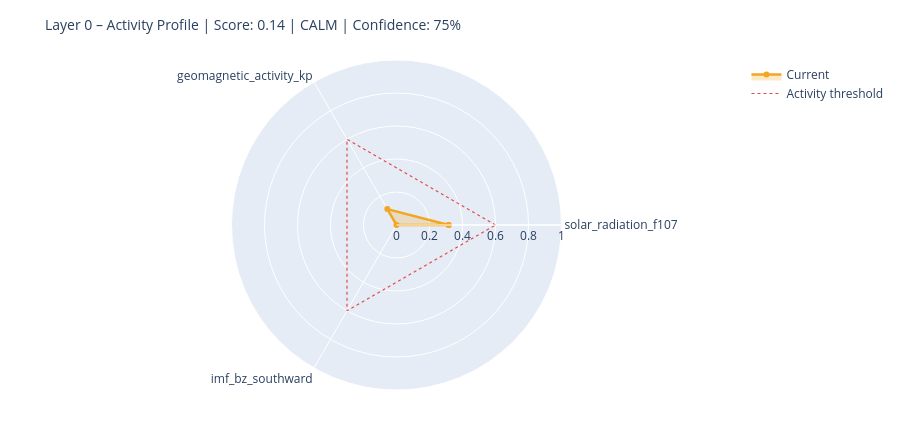

Notebook cell for this chart:
### Markdown cell above
---
## 6. State Assessment & Handoff to Layer 1

### Code cell
# ============================================================
# STEP 1 – Collect raw values with source modes
# Mode: 'primary' | 'fallback_3h' | 'last_valid' | 'missing'
# ============================================================

def safe_last(df, col):
    if df is None or col not in df.columns: return None
    s = df[col].dropna()
    return float(s.iloc[-1]) if not s.empty else None

f107_now = safe_last(df_f107, 'f10.7')
bz_now   = safe_last(df_mag,  'bz_gsm')
kp_now   = safe_last(df_kp,   'kp')
sw_now   = safe_last(df_sw,   'speed')

source_modes = {
    'F10.7':    'primary'  if f107_now is not None else 'missing',
    'Kp':       'primary'  if kp_now   is not None else 'missing',
    'IMF_Bz':   'primary'  if bz_now   is not None else 'missing',
    'SW_speed': 'primary'  if sw_now   is not None else 'missing',
}

# Kp Fallback – 3h endpoint
if kp_now is None:
    try:
        r = requests.get(
            'https://services.swpc.noaa.gov/json/noaa-planetary-k-index.json',
            timeout=10)
        r.raise_for_status()
        fb = pd.DataFrame(r.json())
        tc = next((c for c in fb.columns if 'time' in c.lower()), fb.columns[0])
        kc = next((c for c in fb.columns if 'kp' in c.lower() and c != tc), None)
        if kc:
            fb[kc] = fb[kc].astype(str).str.extract(r'([0-9]+(?:\.[0-9]*)?)')[0]
            fb[kc] = pd.to_numeric(fb[kc], errors='coerce')
            fb = fb[fb[kc] >= 0].dropna(subset=[kc])
            if not fb.empty:
                kp_now = float(fb[kc].iloc[-1])
                source_modes['Kp'] = 'fallback_3h'
                print(f'  Kp fallback (3h): {kp_now:.1f}')
    except Exception as e:
        print(f'  Kp fallback failed: {e}')

# Solar Wind Fallback – last valid value
if sw_now is None and df_sw is not None and 'speed' in df_sw.columns:
    s = df_sw['speed'].dropna()
    if not s.empty:
        sw_now = float(s.iloc[-1])
        source_modes['SW_speed'] = 'last_valid'
        print(f'  SW fallback (last_valid): {sw_now:.0f} km/s')

print()
print('Source modes:', source_modes)

# ============================================================
# STEP 2 – Score from available components only
# ============================================================

def norm(v, lo, hi):
    if v is None: return None
    return max(0.0, min(1.0, (v - lo) / (hi - lo)))

COMPONENTS = {
    'solar_radiation_f107':    (f107_now, norm(f107_now, 60, 250)),
    'geomagnetic_activity_kp': (kp_now,   norm(kp_now,   0,   9)),
    'imf_bz_southward':        (bz_now,   norm(-(bz_now or 0) if bz_now else None, -5, 30)
                                           if bz_now is not None else None),
    'solar_wind_speed':        (sw_now,   norm(sw_now, 300, 800)),
}

available   = {k: v[1] for k, v in COMPONENTS.items() if v[1] is not None}
unavailable = [k for k, v in COMPONENTS.items() if v[1] is None]

layer0_score = round(sum(available.values()) / len(available), 4) if available else None
confidence   = round(len(available) / len(COMPONENTS), 2)

level = ('unknown'  if layer0_score is None
         else 'calm'     if layer0_score < 0.3
         else 'moderate' if layer0_score < 0.6
         else 'active')

# ============================================================
# STEP 3 – Dominant Driver
# ============================================================

def dominant_driver(kp, f107, bz, sw):
    candidates = []
    if kp   is not None and kp   >= 4:   candidates.append(('geomagnetic',    kp / 9))
    if sw   is not None and sw   >= 500:  candidates.append(('solar_wind',     sw / 800))
    if bz   is not None and bz   <= -5:   candidates.append(('imf_southward',  abs(bz) / 30))
    if f107 is not None and f107 >= 150:  candidates.append(('solar_radiation',f107 / 250))
    return max(candidates, key=lambda x: x[1])[0] if candidates else 'none'

driver = dominant_driver(kp_now, f107_now, bz_now, sw_now)

# ============================================================
# STEP 4 – Downstream expectations
# ============================================================

def downstream_expectation(driver, score, kp, bz, f107):
    exp = {
        'magnetosphere':        'calm',
        'ionosphere':           'calm',
        'schumann_resonance':   'unchanged',
        'lithosphere_currents': 'low',
    }
    if driver == 'geomagnetic' or (kp and kp >= 5):
        exp['magnetosphere']        = 'compressed / storm'
        exp['ionosphere']           = 'elevated disturbance (TEC variability)'
        exp['schumann_resonance']   = 'elevated amplitude possible'
        exp['lithosphere_currents'] = 'elevated induction currents'
    elif driver == 'imf_southward' or (bz and bz <= -5):
        exp['magnetosphere']        = 'energy coupling active'
        exp['ionosphere']           = 'elevated electron density possible'
        exp['schumann_resonance']   = 'slight modulation possible'
    elif driver == 'solar_radiation' or (f107 and f107 >= 150):
        exp['ionosphere']           = 'elevated ionization (F-layer)'
        exp['schumann_resonance']   = 'slightly elevated background activity'
    return exp

downstream = downstream_expectation(driver, layer0_score, kp_now, bz_now, f107_now)

# ============================================================
# CONSOLE OUTPUT
# ============================================================

W = 58
print('=' * W)
print('LAYER 0 – STATE ASSESSMENT')
print('=' * W)
for name, (raw_v, score_v) in COMPONENTS.items():
    if score_v is not None:
        bar = '█' * int(score_v * 20) + '░' * (20 - int(score_v * 20))
        print(f'  {name:<35}  {bar}  {score_v:.2f}')
    else:
        print(f'  {name:<35}  {"─" * 20}  n/a')
print('-' * W)
print(f'  Score ({len(available)}/{len(COMPONENTS)} components):  {layer0_score:.3f}')
print(f'  Confidence:         {confidence:.0%}')
print(f'  Level:              {level.upper()}')
print(f'  Dominant Driver:    {driver}')

# Radar chart
cats = list(available.keys())
vals = list(available.values())
if len(cats) >= 3:
    fig = go.Figure()
    fig.add_trace(go.Scatterpolar(
        r=vals + [vals[0]], theta=cats + [cats[0]],
        fill='toself', fillcolor='rgba(242,166,35,0.25)',
        line=dict(color='#F2A623', width=2.5), name='Current'
    ))
    fig.add_trace(go.Scatterpolar(
        r=[0.6] * (len(cats) + 1), theta=cats + [cats[0]],
        line=dict(color='#E24B4A', dash='dot', width=1.2),
        mode='lines', name='Activity threshold'
    ))
    fig.update_layout(
        title=dict(text=f'Layer 0 – Activity Profile | Score: {layer0_score:.2f} | {level.upper()} | Confidence: {confidence:.0%}',
                   font=dict(size=14)),
        polar=dict(radialaxis=dict(visible=True, range=[0, 1])),
        height=430, showlegend=True,
        margin=dict(l=60, r=60, t=60, b=40)
    )
    fig.show()

### Figure 1 — Plotly figure (JSON) as saved in the notebook; plotly's stock layout.template omitted (floating-point values rounded to 4 significant figures)
{"data": [{"fill": "toself", "fillcolor": "rgba(242,166,35,0.25)", "line": {"color": "#F2A623", "width": 2.5}, "name": "Current", "r": [0.3158, 0.1111, 0.0, 0.3158], "theta": ["solar_radiation_f107", "geomagnetic_activity_kp", "imf_bz_southward", "solar_radiation_f107"], "type": "scatterpolar"}, {"line": {"color": "#E24B4A", "dash": "dot", "width": 1.2}, "mode": "lines", "name": "Activity threshold", "r": [0.6, 0.6, 0.6, 0.6], "theta": ["solar_radiation_f107", "geomagnetic_activity_kp", "imf_bz_southward", "solar_radiation_f107"], "type": "scatterpolar"}], "layout": {"height": 430, "margin": {"b": 40, "l": 60, "r": 60, "t": 60}, "polar": {"radialaxis": {"range": [0, 1], "visible": true}}, "showlegend": true, "title": {"font": {"size": 14}, "text": "Layer 0 – Activity Profile | Score: 0.14 | CALM | Confidence: 75%"}}}
